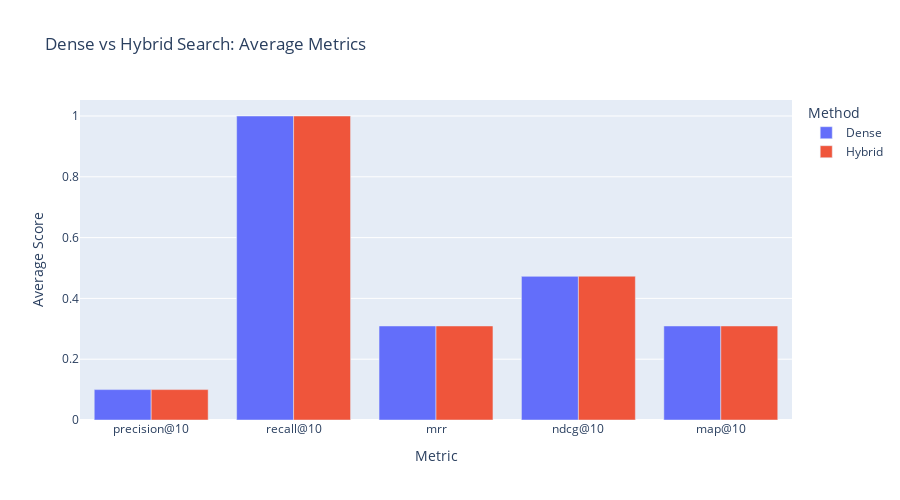

Notebook code cell kept with this figure:
### Markdown cell above
## 5. Bar Chart Comparison

### Code cell
fig = px.bar(
    df_metrics,
    x="Metric",
    y="Score",
    color="Method",
    barmode="group",
    title="Dense vs Hybrid Search: Average Metrics",
    labels={"Score": "Average Score"},
    color_discrete_map={"Dense": "#636EFA", "Hybrid": "#EF553B"}
)
fig.update_layout(height=500)
fig.show()

### Figure 1 — Plotly figure (JSON) as saved in the notebook; plotly's stock layout.template omitted (floating-point values rounded to 4 significant figures)
{"data": [{"alignmentgroup": "True", "hovertemplate": "Method=Dense<br>Metric=%{x}<br>Average Score=%{y}<extra></extra>", "legendgroup": "Dense", "marker": {"color": "#636EFA", "pattern": {"shape": ""}}, "name": "Dense", "offsetgroup": "Dense", "orientation": "v", "showlegend": true, "textposition": "auto", "type": "bar", "x": ["precision@10", "recall@10", "mrr", "ndcg@10", "map@10"], "xaxis": "x", "y": [0.1, 1.0, 0.3093, 0.4725, 0.3093], "yaxis": "y"}, {"alignmentgroup": "True", "hovertemplate": "Method=Hybrid<br>Metric=%{x}<br>Average Score=%{y}<extra></extra>", "legendgroup": "Hybrid", "marker": {"color": "#EF553B", "pattern": {"shape": ""}}, "name": "Hybrid", "offsetgroup": "Hybrid", "orientation": "v", "showlegend": true, "textposition": "auto", "type": "bar", "x": ["precision@10", "recall@10", "mrr", "ndcg@10", "map@10"], "xaxis": "x", "y": [0.1, 1.0, 0.3093, 0.473, 0.3093], "yaxis": "y"}], "layout": {"barmode": "group", "height": 500, "legend": {"title": {"text": "Method"}, "tracegroupgap": 0}, "title": {"text": "Dense vs Hybrid Search: Average Metrics"}, "xaxis": {"anchor": "y", "domain": [0.0, 1.0], "title": {"text": "Metric"}}, "yaxis": {"anchor": "x", "domain": [0.0, 1.0], "title": {"text": "Average Score"}}}}
